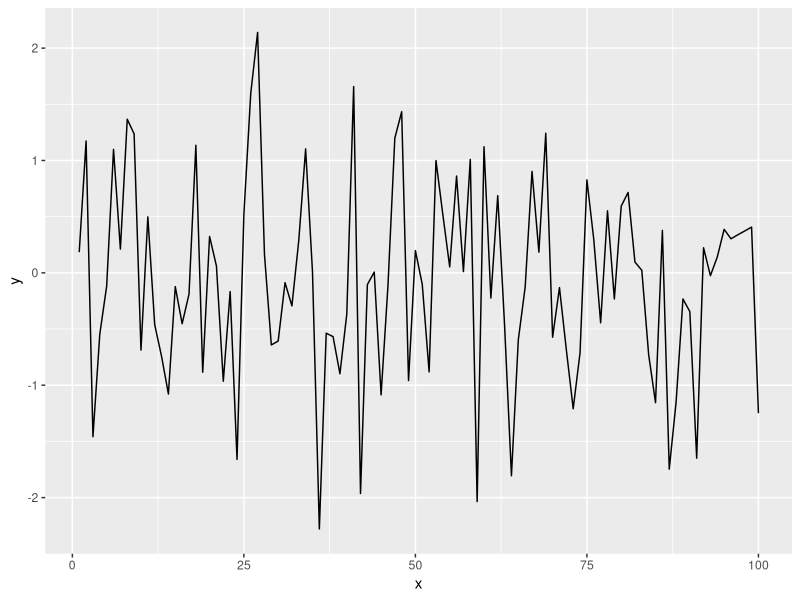

Reproduce this figure in R.
## ---- chunk 1
library(tidyverse)

x = seq(1:100)
y = rnorm(100)
dat = data.frame(x, y)
ggplot(dat, aes(x = x, y = y)) +
geom_line()
